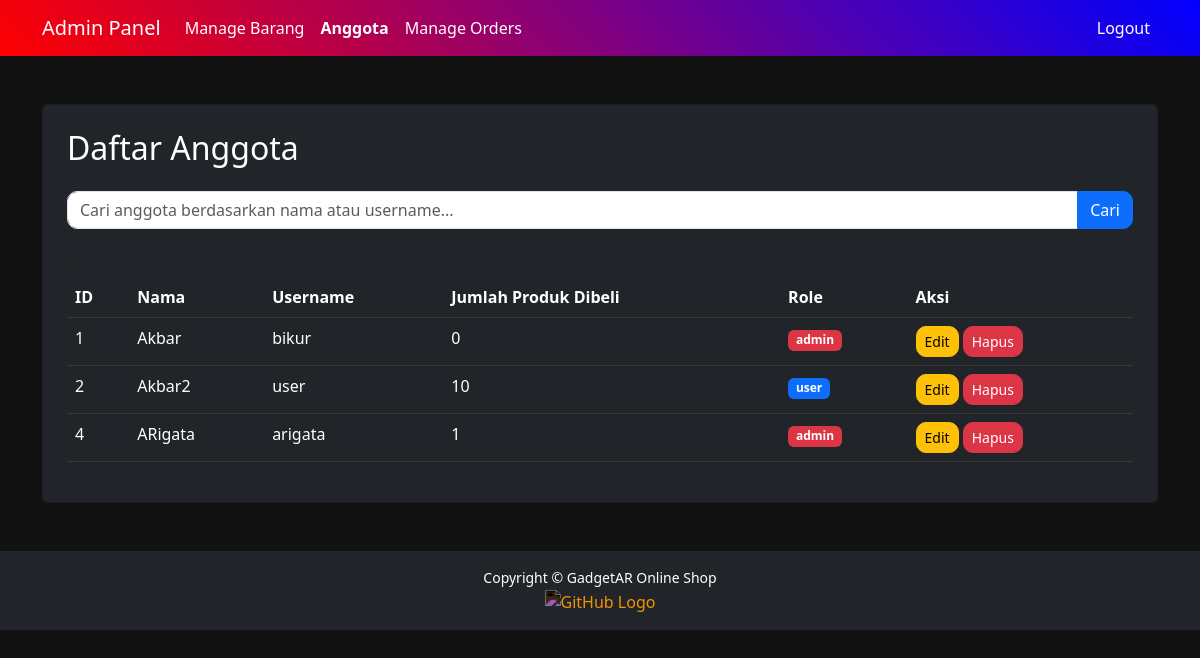
Page /admin/anggota.php (signed in) on the committed database.
### tables this page shows
CREATE TABLE `user` (
  `id_user` int NOT NULL,
  `nama` varchar(30) NOT NULL,
  `username` varchar(30) NOT NULL,
  `password` varchar(225) NOT NULL,
  `role` enum('admin','user') NOT NULL
);

### admin/anggota.php (the view, shortened to what this page needs)
<?php
include '../koneksi.php';
$search = isset($_GET['search']) ? trim($_GET['search']) : '';
if (!empty($search)) {
    $stmt = $conn->prepare("SELECT u.id_user, u.nama, u.username, u.role,
                            (SELECT COUNT(o.id_order) FROM orderan o WHERE o.id_user = u.id_user) AS jumlah_produk
                            FROM user u
                            WHERE u.nama LIKE :search OR u.username LIKE :search
                            ORDER BY u.id_user ASC");
    $stmt->execute([':search' => '%' . $search . '%']);
} else {
    $stmt = $conn->prepare("SELECT u.id_user, u.nama, u.username, u.role,
                            (SELECT COUNT(o.id_order) FROM orderan o WHERE o.id_user = u.id_user) AS jumlah_produk
                            FROM user u
                            ORDER BY u.id_user ASC");
    $stmt->execute();
}
$users = $stmt->fetchAll(PDO::FETCH_ASSOC);
?>
<!DOCTYPE html>
<html lang="en">
<head>
    <link href="https://cdn.jsdelivr.net/npm/bootstrap@5.3.0/dist/css/bootstrap.min.css" rel="stylesheet">
</head>
<body>
    <nav class="navbar navbar-expand-lg navbar-dark bg-dark">
        <div class="container">
            <a class="navbar-brand" href="adminDashboard.php">Admin Panel</a>
            <div class="collapse navbar-collapse" id="navbarNav">
                <ul class="navbar-nav me-auto">
                    <li class="nav-item">
                        <a class="nav-link" href="manageBarang.php">Manage Barang</a>
                    </li>
                    <li class="nav-item">
                        <a class="nav-link active" href="anggota.php">Anggota</a>
                    </li>
                    <li class="nav-item">
                        <a class="nav-link" href="manageOrders.php">Manage Orders</a>
                    </li>
                </ul>
                <ul class="navbar-nav">
                    <li class="nav-item">
                        <a class="nav-link btn btn-danger text-white" href="../logout.php" onclick="return confirm('Apakah Anda yakin ingin logout?')">Logout</a>
                    </li>
                </ul>
            </div>
        </div>
    </nav>
    <div class="container mt-5">
        <div class="card bg-dark p-4">
            <h2 class="mb-4" style="color:white">Daftar Anggota</h2>
            <form method="GET" action="anggota.php" class="mb-4">
                <div class="input-group">
                    <input type="text" name="search" class="form-control" placeholder="Cari anggota berdasarkan nama atau username..." value="<?= isset($_GET['search']) ? htmlspecialchars($_GET['search']) : '' ?>">
                    <button type="submit" class="btn btn-primary">Cari</button>
                </div>
            </form>
            <div class="table-responsive">
                <table class="table table-dark table-hover">
                    <thead class="table-dark">
                        <tr>
                            <th>ID</th>
                            <th>Nama</th>
                            <th>Username</th>
                            <th>Jumlah Produk Dibeli</th>
                            <th>Role</th>
                            <th>Aksi</th>
                        </tr>
                    </thead>
                    <tbody>
                        <?php if (!empty($users)): ?>
                            <?php foreach ($users as $user): ?>
                                <tr">
                                    <td><?= htmlspecialchars($user['id_user']) ?></td>
                                    <td><?= htmlspecialchars($user['nama']) ?></td>
                                    <td><?= htmlspecialchars($user['username']) ?></td>
                                    <td><?= htmlspecialchars($user['jumlah_produk']) ?></td>
                                    < <td>
                                        <span class="badge <?= $user['role'] === 'admin' ? 'bg-danger' : 'bg-primary' ?>">
                                            <?= htmlspecialchars($user['role']) ?>
                                        </span>
                                        </td>
                                        <td>
                                            <button type="button" class="btn btn-warning btn-sm editBtn" data-bs-toggle="modal" data-bs-target="#editModal<?= $user['id_user'] ?>">Edit</button>
                                            <a href="hapusAnggota.php?id=<?= $user['id_user'] ?>" class="btn btn-sm btn-danger" onclick="return confirm('Yakin ingin menghapus anggota ini?');">Hapus</a>
                                        </td>
                                    <?php endforeach; ?>
                                <?php else: ?>
                                    <tr>
                                        <td colspan="6" class="text-center text-warning">Anggota tidak ditemukan.</td>
                                    </tr>
                                <?php endif; ?>
                    </tbody>
                </table>
            </div>
        </div>
    </div>
    <footer class="bg-dark text-center text-white py-3 mt-5">
        <div class="container">
            <p>Copyright © GadgetAR Online Shop</p>
            <a href="https://github.com/Arigta?tab=repositories" target="_blank">
                <img src="https://cdn-icons-png.flaticon.com/512/25/25231.png" alt="GitHub Logo" width="30" height="30" style="filter: invert(1);">
            </a>
        </div>
    </footer>
</body>
</html>

### admin/anggota.php (style rules this page uses)
body { background: #121212; color: #ffffff; }
.navbar { background: linear-gradient(45deg, #ff0000, #800080, #0000ff); }
.navbar-brand, .nav-link { color: #fff !important; }
.active { font-weight: bold; color: #fff !important; }
.form-control, .btn { border-radius: 10px; }
.table { color: #fff; }
footer { position: relative; bottom: 0; width: 100%; background: #000000; }
footer p { margin: 0; font-size: 14px; }
footer a { text-decoration: none; margin-top: 5px; }

### rows in the picture
user: id_user "1", nama "Akbar", username "bikur", jumlah_produk "0", role "admin"
user: id_user "2", nama "Akbar2", username "user", jumlah_produk "10", role "user"
user: id_user "4", nama "ARigata", username "arigata", jumlah_produk "1", role "admin"
